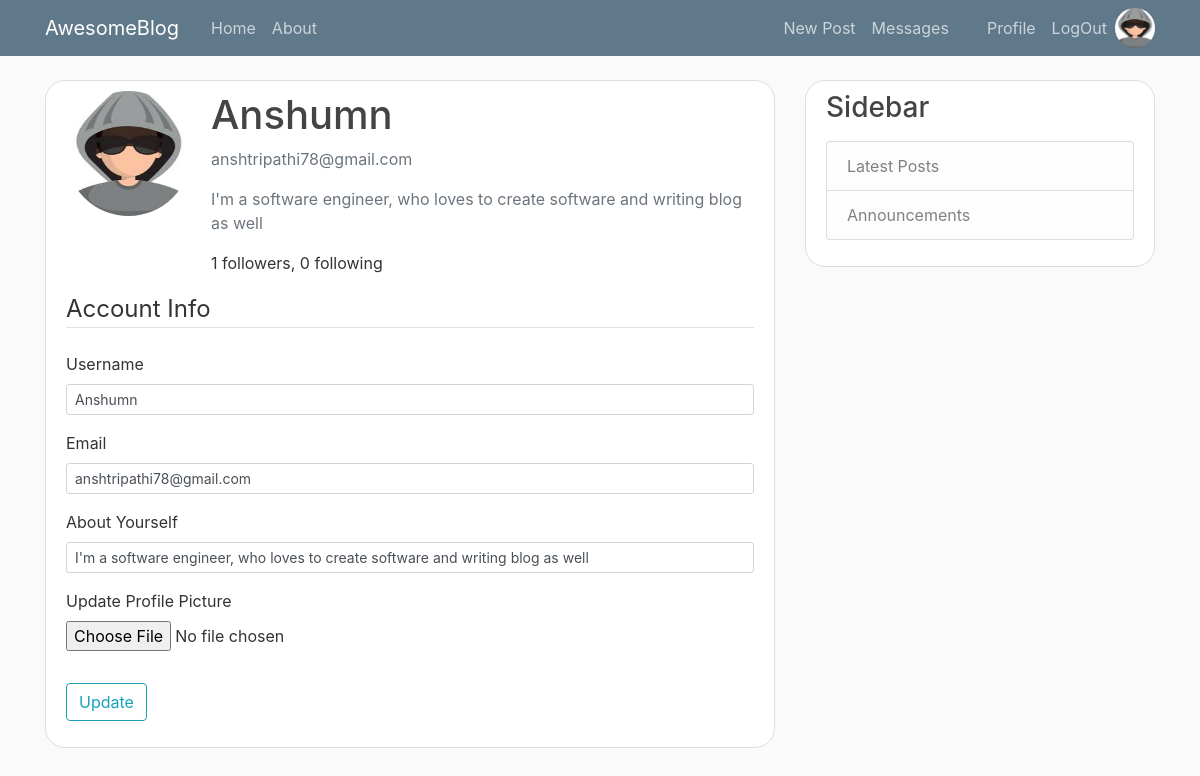
Page /account (signed in) on the committed database.
### blog/models.py (models this page shows, shortened)
class User(db.Model, UserMixin):
    id = db.Column(db.Integer, primary_key=True)
    username = db.Column(db.String(20), unique=True, nullable=False)
    email = db.Column(db.String(120), unique=True, nullable=False)
    profile_pic = db.Column(db.String(60), nullable=False, default="default.png")
    password = db.Column(db.String(60), nullable=False)
    about_me = db.Column(db.String(140))
    last_seen = db.Column(db.DateTime, default=datetime.utcnow)
    posts = db.relationship("Post", backref="author", lazy=True)
    followed = db.relationship(
        'User', secondary=followers,
        primaryjoin=(followers.c.follower_id == id),
        secondaryjoin=(followers.c.followed_id == id),
        backref=db.backref('followers', lazy='dynamic'), lazy='dynamic')
    messages_sent = db.relationship('Message',
                                    foreign_keys='Message.sender_id',
                                    backref='author', lazy='dynamic')
    messages_received = db.relationship('Message',
                                        foreign_keys='Message.recipient_id',
                                        backref='recipient', lazy='dynamic')
    last_message_read_time = db.Column(db.DateTime)
    notifications = db.relationship('Notification', backref='user',
                                    lazy='dynamic')
    def new_messages(self):
        last_read_time = self.last_message_read_time or datetime(1900, 1, 1)
        return Message.query.filter_by(recipient=self).filter(
            Message.timestamp > last_read_time).count()

### blog/routes.py (the view)
@app.route("/account", methods=["GET", "POST"])
@login_required
def account():
    profile_pic = url_for("static", filename="profile-pics/" + current_user.profile_pic)
    form = UpdateAccountForm()
    if form.validate_on_submit():
        if form.profile_pic.data:
            profile_pic = save_picture(form.profile_pic.data)
            current_user.profile_pic = profile_pic
        current_user.username = form.username.data
        current_user.email = form.email.data
        current_user.about_me = form.about_me.data
        db.session.commit()
        flash("Your account has been updated", "success")
        return redirect(url_for("account"))
    elif request.method == "GET":
        form.username.data = current_user.username
        form.email.data = current_user.email
        form.about_me.data = current_user.about_me
    return render_template("account.html", profile_pic=profile_pic, form=form)

### blog/forms.py (shortened to what this page needs)
class UpdateAccountForm(FlaskForm):
    username = StringField(
        "Username", validators=[DataRequired(), Length(min=5, max=15)]
    )
    email = StringField("Email", validators=[DataRequired(), Email()])
    profile_pic = FileField(
        "Update Profile Picture", validators=[FileAllowed(["jpg", "png"])]
    )
    about_me = StringField("About Yourself", validators=[Length(max=140)])
    submit = SubmitField("Update")

### blog/models.py (called while the page is built)
@login_manager.user_loader
def load_user(user_id):
    return User.query.get(int(user_id))

### blog/routes.py (called while the page is built)
@app.before_request
def before_request():
    if current_user.is_authenticated:
        current_user.last_seen = datetime.utcnow()
        db.session.commit()

### blog/templates/account.html (shortened to what this page needs)
{% extends "layout.html" %}
{% block content %}
    <div class="content-section">
      <div class="media">
        <img class="rounded-circle account-img" src="{{ profile_pic }}">
        <div class="media-body">
          <h2 class="account-heading">{{ current_user.username }}</h2>
          <p class="text-secondary">{{ current_user.email }}</p>
          <p class="text-secondary">{{ current_user.about_me }}</p>
          <p>{{ current_user.followers.count()}} followers, {{ current_user.followed.count()}} following</p>
        </div>
      </div>
        <form method="POST" action="" enctype="multipart/form-data">
            <fieldset class="form-group">
                <legend class="border-bottom mb-4">Account Info</legend>
                <div class="form-group">
                    {{ form.username.label(class="form-control-label") }}
                    {% if form.username.errors %}
                        {{ form.username(class="form-control form-control-sm is-invalid") }}
                        <div class="invalid-feedback">
                            {% for error in form.username.errors %}
                                <span>{{ error }}</span>
                            {% endfor %}
                        </div>
                    {% else %}
                        {{ form.username(class="form-control form-control-sm") }}
                    {% endif %}
                </div>
                <div class="form-group">
                    {{ form.email.label(class="form-control-label") }}
                    {% if form.email.errors %}
                        {{ form.email(class="form-control form-control-sm is-invalid") }}
                        <div class="invalid-feedback">
                            {% for error in form.email.errors %}
                                <span>{{ error }}</span>
                            {% endfor %}
                        </div>
                    {% else %}
                        {{ form.email(class="form-control form-control-sm") }}
                    {% endif %}
                </div>
                <div class="form-group">
                    {{ form.about_me.label(class="form-control-label") }}
                    {% if form.about_me.errors %}
                        {{ form.about_me(class="form-control form-control-sm is-invalid") }}
                        <div class="invalid-feedback">
                            {% for error in form.about_me.errors %}
                                <span>{{ error }}</span>
                            {% endfor %}
                        </div>
                    {% else %}
                        {{ form.about_me(class="form-control form-control-sm") }}
                    {% endif %}
                </div>
                <div class="form-group">
                    {{ form.profile_pic.label() }}
                    {{ form.profile_pic(class="form-control-file") }}
                </div>
            </fieldset>
            <div class="form-group">
                {{ form.submit(class="btn btn-outline-info") }}
            </div>
        </form>
    </div>
{% endblock content %}

### blog/templates/layout.html (shortened to what this page needs)
<!DOCTYPE html>
<html>
    <head>
        <link rel="stylesheet" href="https://maxcdn.bootstrapcdn.com/bootstrap/4.0.0/css/bootstrap.min.css">
        <link rel="stylesheet" type="text/css" href="{{ url_for('static', filename='main.css') }}">
    </head>
    <body>
        <header class="site-header">
            <nav class="navbar navbar-expand-md navbar-dark bg-steel fixed-top">
                <div class="container">
                    <a class="navbar-brand mr-4" href="/">AwesomeBlog</a>
                    <div class="collapse navbar-collapse" id="navbarToggle">
                        <div class="navbar-nav mr-auto">
                            <a class="nav-item nav-link" href="{{ url_for('home') }}">Home</a>
                            <a class="nav-item nav-link" href="{{ url_for('about') }}">About</a>
                        </div>
                        <div class="navbar-nav">
                            {% if current_user.is_authenticated %}
                                <a class="nav-item nav-link" href="{{ url_for('new_post') }}">New Post</a>
                                <a class="nav-item nav-link" href="{{ url_for('messages') }}">
                                    Messages
                                    {% set new_messages = current_user.new_messages() %}
                                </a>
                                <a class="nav-item nav-link" href="{{ url_for('account') }}">Profile</a>
                                <a class="nav-item nav-link" href="{{ url_for('logout') }}">LogOut</a>
                                {% if current_user.profile_pic %}
                                    <img class="rounded-circle logo-img" src="{{ url_for('static', filename='profile-pics/' + current_user.profile_pic) }}">
                                {% endif %}
                            {% else %}
                                <a class="nav-item nav-link" href="{{ url_for('login') }}">Login</a>
                                <a class="nav-item nav-link" href="{{ url_for('register') }}">Register</a>
                            {% endif %}
                        </div>
                    </div>
                </div>
            </nav>
        </header>
        <main role="main" class="container">
            <div class="row">
                <div class="col-md-8">
                     {% block content %}{% endblock %}
                </div>
                <div class="col-md-4">
                    <div class="content-section">
                        <h3>Sidebar</h3>
                        <p class='text-muted'>
                            <ul class="list-group">
                                <li class="list-group-item list-group-item-light">Latest Posts</li>
                                <li class="list-group-item list-group-item-light">Announcements</li>
                            </ul>
                        </p>
                    </div>
                </div>
            </div>
        </main>
    </body>
</html>

### blog/static/main.css (style rules this page uses)
body { background: #fafafa; color: #333333; margin-top: 5rem; }
h1, h2, h3, h4, h5, h6 { color: #444444; }
.bg-steel { background-color: #5f788a; }
.site-header .navbar-nav .nav-link { color: #cbd5db; }
.content-section { background: #ffffff; padding: 10px 20px; border: 1px solid #dddddd; border-radius: 20px; margin-bottom: 20px; }
.account-img { height: 125px; width: 125px; margin-right: 20px; margin-bottom: 16px; }
.account-heading { font-size: 2.5rem; }
.logo-img { height: 40px; width: 40px; }

### rows in the picture
User: profile_pic (picture), username "Anshumn", email "anshtripathi78@gmail.com", about_me "I'm a software engineer, who loves to create software and writing blog as well"

### other values in the picture
{{ current_user.followers.count() }} "1"
{{ current_user.followed.count() }} "0"
